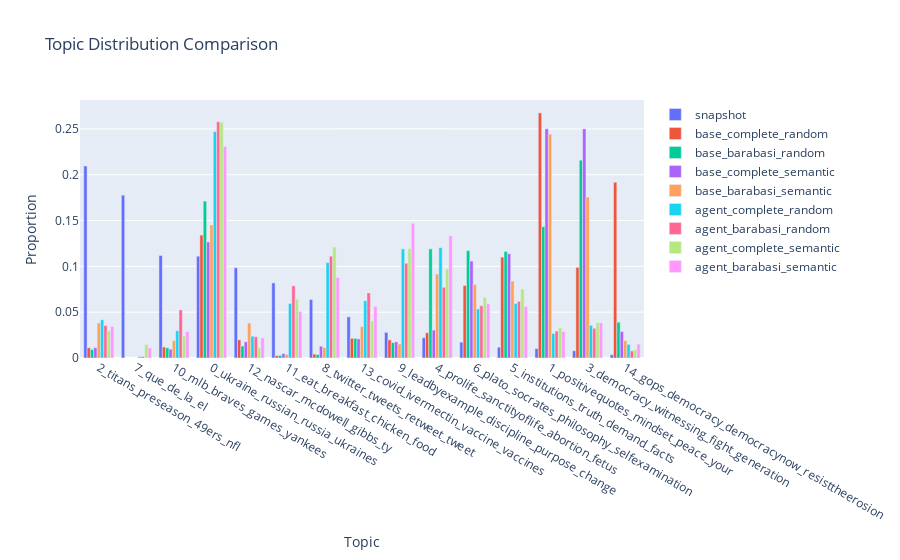

Source (notebook cell):
### Code cell
RunEvaluation.compare_runs_topics(runs=runs, n_topics=15)

### Figure 1 — Plotly figure (JSON) as saved in the notebook; plotly's stock layout.template omitted (floating-point values rounded to 4 significant figures)
{"data": [{"name": "snapshot", "type": "bar", "x": ["2_titans_preseason_49ers_nfl", "7_que_de_la_el", "10_mlb_braves_games_yankees", "0_ukraine_russian_russia_ukraines", "12_nascar_mcdowell_gibbs_ty", "11_eat_breakfast_chicken_food", "8_twitter_tweets_retweet_tweet", "13_covid_ivermectin_vaccine_vaccines", "9_leadbyexample_discipline_purpose_change", "4_prolife_sanctityoflife_abortion_fetus", "6_plato_socrates_philosophy_selfexamination", "5_institutions_truth_demand_facts", "1_positivequotes_mindset_peace_your", "3_democracy_witnessing_fight_generation", "14_gops_democracy_democracynow_resisttheerosion"], "y": [0.2095, 0.1776, 0.1119, 0.1111, 0.09846, 0.08192, 0.0638, 0.0449, 0.02796, 0.02206, 0.01733, 0.01182, 0.01024, 0.007877, 0.003545]}, {"name": "base_complete_random", "type": "bar", "x": ["1_positivequotes_mindset_peace_your", "14_gops_democracy_democracynow_resisttheerosion", "0_ukraine_russian_russia_ukraines", "5_institutions_truth_demand_facts", "3_democracy_witnessing_fight_generation", "6_plato_socrates_philosophy_selfexamination", "4_prolife_sanctityoflife_abortion_fetus", "13_covid_ivermectin_vaccine_vaccines", "9_leadbyexample_discipline_purpose_change", "12_nascar_mcdowell_gibbs_ty", "10_mlb_braves_games_yankees", "2_titans_preseason_49ers_nfl", "8_twitter_tweets_retweet_tweet", "11_eat_breakfast_chicken_food"], "y": [0.2674, 0.1917, 0.1341, 0.1101, 0.09888, 0.07911, 0.02752, 0.0215, 0.01978, 0.01978, 0.01204, 0.01118, 0.004299, 0.00258]}, {"name": "base_barabasi_random", "type": "bar", "x": ["3_democracy_witnessing_fight_generation", "0_ukraine_russian_russia_ukraines", "1_positivequotes_mindset_peace_your", "4_prolife_sanctityoflife_abortion_fetus", "6_plato_socrates_philosophy_selfexamination", "5_institutions_truth_demand_facts", "14_gops_democracy_democracynow_resisttheerosion", "13_covid_ivermectin_vaccine_vaccines", "9_leadbyexample_discipline_purpose_change", "12_nascar_mcdowell_gibbs_ty", "10_mlb_braves_games_yankees", "2_titans_preseason_49ers_nfl", "8_twitter_tweets_retweet_tweet", "11_eat_breakfast_chicken_food"], "y": [0.2158, 0.1712, 0.1433, 0.1191, 0.1172, 0.1163, 0.03907, 0.0214, 0.01674, 0.01302, 0.01116, 0.009302, 0.003721, 0.002791]}, {"name": "base_complete_semantic", "type": "bar", "x": ["1_positivequotes_mindset_peace_your", "3_democracy_witnessing_fight_generation", "0_ukraine_russian_russia_ukraines", "5_institutions_truth_demand_facts", "6_plato_socrates_philosophy_selfexamination", "4_prolife_sanctityoflife_abortion_fetus", "14_gops_democracy_democracynow_resisttheerosion", "13_covid_ivermectin_vaccine_vaccines", "12_nascar_mcdowell_gibbs_ty", "9_leadbyexample_discipline_purpose_change", "8_twitter_tweets_retweet_tweet", "2_titans_preseason_49ers_nfl", "10_mlb_braves_games_yankees", "11_eat_breakfast_chicken_food"], "y": [0.25, 0.25, 0.1266, 0.1138, 0.1058, 0.03045, 0.02885, 0.02083, 0.01763, 0.01763, 0.01282, 0.01122, 0.009615, 0.004808]}, {"name": "base_barabasi_semantic", "type": "bar", "x": ["1_positivequotes_mindset_peace_your", "3_democracy_witnessing_fight_generation", "0_ukraine_russian_russia_ukraines", "4_prolife_sanctityoflife_abortion_fetus", "5_institutions_truth_demand_facts", "6_plato_socrates_philosophy_selfexamination", "12_nascar_mcdowell_gibbs_ty", "2_titans_preseason_49ers_nfl", "13_covid_ivermectin_vaccine_vaccines", "14_gops_democracy_democracynow_resisttheerosion", "10_mlb_braves_games_yankees", "9_leadbyexample_discipline_purpose_change", "8_twitter_tweets_retweet_tweet", "11_eat_breakfast_chicken_food"], "y": [0.2443, 0.1756, 0.145, 0.0916, 0.08397, 0.08015, 0.03817, 0.03817, 0.03435, 0.01908, 0.01908, 0.01527, 0.01145, 0.003817]}, {"name": "agent_complete_random", "type": "bar", "x": ["0_ukraine_russian_russia_ukraines", "4_prolife_sanctityoflife_abortion_fetus", "9_leadbyexample_discipline_purpose_change", "8_twitter_tweets_retweet_tweet", "13_covid_ivermectin_vaccine_vaccines", "5_institutions_truth_demand_facts", "11_eat_breakfast_chicken_food", "6_plato_socrates_philosophy_selfexamination", "2_titans_preseason_49ers_nfl", "3_democracy_witnessing_fight_generation", "10_mlb_braves_games_yankees", "1_positivequotes_mindset_peace_your", "12_nascar_mcdowell_gibbs_ty", "14_gops_democracy_democracynow_resisttheerosion", "7_que_de_la_el"], "y": [0.247, 0.1205, 0.119, 0.1042, 0.0625, 0.05952, 0.05952, 0.05357, 0.04167, 0.03571, 0.02976, 0.02679, 0.02381, 0.01488, 0.001488]}, {"name": "agent_barabasi_random", "type": "bar", "x": ["0_ukraine_russian_russia_ukraines", "8_twitter_tweets_retweet_tweet", "9_leadbyexample_discipline_purpose_change", "11_eat_breakfast_chicken_food", "4_prolife_sanctityoflife_abortion_fetus", "13_covid_ivermectin_vaccine_vaccines", "5_institutions_truth_demand_facts", "6_plato_socrates_philosophy_selfexamination", "10_mlb_braves_games_yankees", "2_titans_preseason_49ers_nfl", "3_democracy_witnessing_fight_generation", "1_positivequotes_mindset_peace_your", "12_nascar_mcdowell_gibbs_ty", "14_gops_democracy_democracynow_resisttheerosion", "7_que_de_la_el"], "y": [0.2577, 0.1111, 0.1034, 0.0787, 0.07716, 0.07099, 0.06173, 0.0571, 0.05247, 0.03549, 0.03241, 0.02932, 0.02315, 0.007716, 0.001543]}, {"name": "agent_complete_semantic", "type": "bar", "x": ["0_ukraine_russian_russia_ukraines", "8_twitter_tweets_retweet_tweet", "9_leadbyexample_discipline_purpose_change", "4_prolife_sanctityoflife_abortion_fetus", "5_institutions_truth_demand_facts", "6_plato_socrates_philosophy_selfexamination", "11_eat_breakfast_chicken_food", "13_covid_ivermectin_vaccine_vaccines", "3_democracy_witnessing_fight_generation", "1_positivequotes_mindset_peace_your", "2_titans_preseason_49ers_nfl", "10_mlb_braves_games_yankees", "7_que_de_la_el", "12_nascar_mcdowell_gibbs_ty", "14_gops_democracy_democracynow_resisttheerosion"], "y": [0.2569, 0.1211, 0.1193, 0.09725, 0.07523, 0.06606, 0.06422, 0.04037, 0.03853, 0.03303, 0.02936, 0.02385, 0.01468, 0.01101, 0.009174]}, {"name": "agent_barabasi_semantic", "type": "bar", "x": ["0_ukraine_russian_russia_ukraines", "9_leadbyexample_discipline_purpose_change", "4_prolife_sanctityoflife_abortion_fetus", "8_twitter_tweets_retweet_tweet", "6_plato_socrates_philosophy_selfexamination", "13_covid_ivermectin_vaccine_vaccines", "5_institutions_truth_demand_facts", "11_eat_breakfast_chicken_food", "3_democracy_witnessing_fight_generation", "2_titans_preseason_49ers_nfl", "10_mlb_braves_games_yankees", "1_positivequotes_mindset_peace_your", "12_nascar_mcdowell_gibbs_ty", "14_gops_democracy_democracynow_resisttheerosion", "7_que_de_la_el"], "y": [0.2308, 0.147, 0.1332, 0.08791, 0.05907, 0.05632, 0.05632, 0.05082, 0.03846, 0.03434, 0.02885, 0.02885, 0.02198, 0.01511, 0.01099]}], "layout": {"barmode": "group", "title": {"text": "Topic Distribution Comparison"}, "xaxis": {"title": {"text": "Topic"}}, "yaxis": {"title": {"text": "Proportion"}}}}
